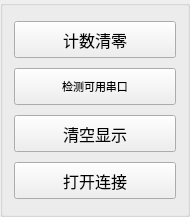
       <widget class="QGroupBox" name="bottomGB_3">
        <property name="enabled">
         <bool>true</bool>
        </property>
        <property name="minimumSize">
         <size>
          <width>10</width>
          <height>217</height>
         </size>
        </property>
        <property name="maximumSize">
         <size>
          <width>190</width>
          <height>16777215</height>
         </size>
        </property>
        <property name="layoutDirection">
         <enum>Qt::LeftToRight</enum>
        </property>
        <property name="title">
         <string/>
        </property>
        <property name="alignment">
         <set>Qt::AlignRight|Qt::AlignTrailing|Qt::AlignVCenter</set>
        </property>
        <layout class="QVBoxLayout" name="verticalLayout_3">
         <item>
          <widget class="QPushButton" name="resetCntButton">
           <property name="minimumSize">
            <size>
             <width>140</width>
             <height>37</height>
            </size>
           </property>
           <property name="font">
            <font>
             <family>微软雅黑</family>
             <pointsize>12</pointsize>
            </font>
           </property>
           <property name="statusTip">
            <string>Reset the counting</string>
           </property>
           <property name="text">
            <string>计数清零</string>
           </property>
           <property name="icon">
            <iconset>
             <normaloff>images/to_zero.png</normaloff>images/to_zero.png</iconset>
           </property>
          </widget>
         </item>
         <item>
          <widget class="QPushButton" name="checkAPButton">
           <property name="minimumSize">
            <size>
             <width>140</width>
             <height>37</height>
            </size>
           </property>
           <property name="font">
            <font>
             <family>微软雅黑</family>
             <pointsize>8</pointsize>
            </font>
           </property>
           <property name="statusTip">
            <string>To find available ports</string>
           </property>
           <property name="text">
            <string>检测可用串口</string>
           </property>
           <property name="icon">
            <iconset>
             <normaloff>images/find.png</normaloff>images/find.png</iconset>
           </property>
          </widget>
         </item>
         <item>
          <widget class="QPushButton" name="cleanButton">
           <property name="minimumSize">
            <size>
             <width>140</width>
             <height>37</height>
            </size>
           </property>
           <property name="font">
            <font>
             <family>微软雅黑</family>
             <pointsize>12</pointsize>
            </font>
           </property>
           <property name="statusTip">
            <string>Clear the text browser</string>
           </property>
           <property name="text">
            <string>清空显示</string>
           </property>
           <property name="icon">
            <iconset>
             <normaloff>images/clean.png</normaloff>images/clean.png</iconset>
           </property>
          </widget>
         </item>
         <item>
          <widget class="QPushButton" name="connectButton">
           <property name="minimumSize">
            <size>
             <width>140</width>
             <height>37</height>
            </size>
           </property>
           <property name="baseSize">
            <size>
             <width>92</width>
             <height>29</height>
            </size>
           </property>
           <property name="font">
            <font>
             <family>微软雅黑</family>
             <pointsize>12</pointsize>
            </font>
           </property>
           <property name="statusTip">
            <string>Open a port</string>
           </property>
           <property name="text">
            <string>打开连接</string>
           </property>
           <property name="icon">
            <iconset>
             <normaloff>images/open.png</normaloff>images/open.png</iconset>
           </property>
           <property name="checkable">
            <bool>true</bool>
           </property>
          </widget>
         </item>
        </layout>
       </widget>
